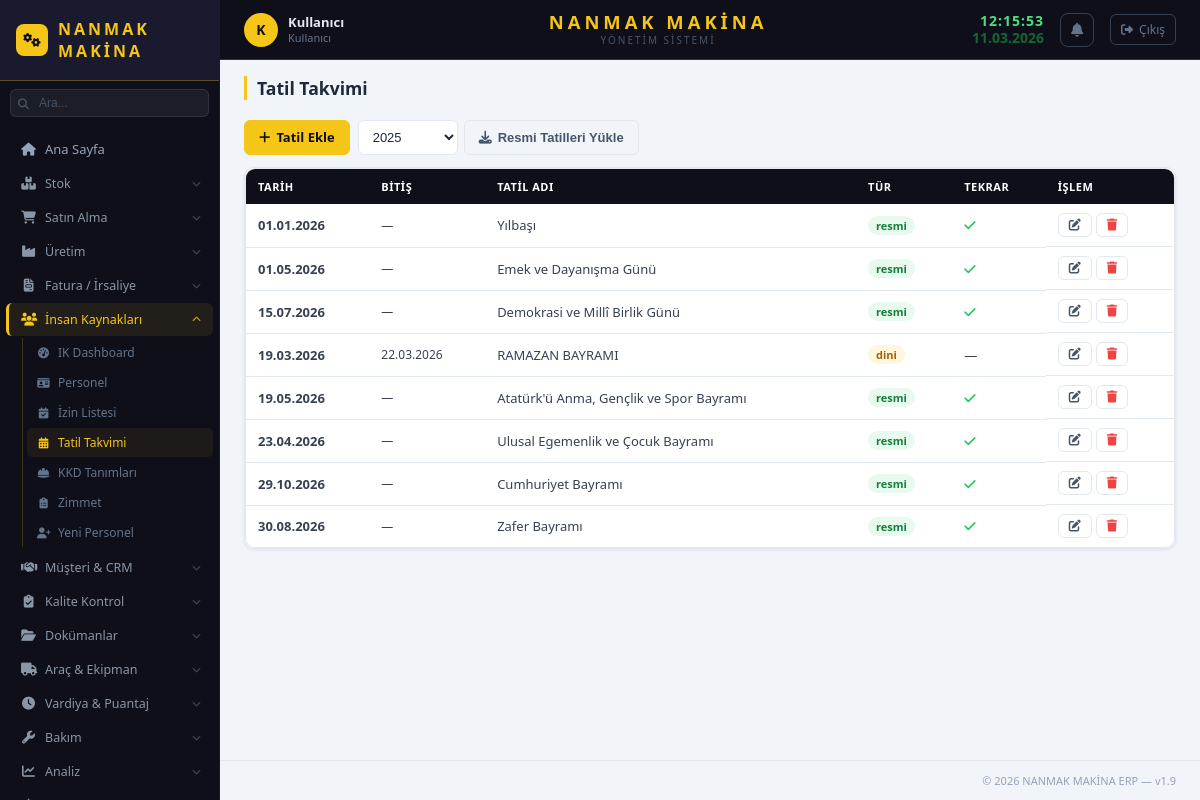
Screenshot of /ik/tatiller (signed in) with the database file from the repository.
### app/stok/models/sistem_ayar.py (models this page shows, shortened)
class SistemAyar(db.Model):
    __tablename__ = 'sistem_ayar'
    id = db.Column(db.Integer, primary_key=True, autoincrement=True)
    anahtar = db.Column(db.String(100), unique=True, nullable=False)
    deger = db.Column(db.Text)
    aciklama = db.Column(db.String(200))
    guncelleme = db.Column(db.String(30), default=lambda: datetime.now().strftime('%d.%m.%Y %H:%M'))
    @staticmethod
    def get(anahtar, varsayilan=''):
        ayar = SistemAyar.query.filter_by(anahtar=anahtar).first()
        return ayar.deger if ayar else varsayilan

### app/ik/models/personel.py (models this page shows)
class Tatil(db.Model):
    __tablename__ = 'tatil'
    id = db.Column(db.Integer, primary_key=True, autoincrement=True)
    ad = db.Column(db.String(100), nullable=False)
    tarih = db.Column(db.String(20), nullable=False)
    bitis_tarihi = db.Column(db.String(20))
    tur = db.Column(db.String(20), default='resmi')  # resmi | dini | firma
    yillik_tekrar = db.Column(db.Integer, default=1)
    aciklama = db.Column(db.Text)
    aktif = db.Column(db.Integer, default=1)
    olusturma_tarihi = db.Column(db.String(20), default=_simdi)

### app/ik/routes/personel_routes.py (the view)
@ik_bp.route('/tatiller')
def tatil_liste():
    tatiller = Tatil.query.filter_by(aktif=1).order_by(Tatil.tarih).all()
    return render_template('ik/tatil_liste.html', tatiller=tatiller)

### app/__init__.py (called while the page is built)
def login_gerekli_mi(endpoint, path):
    for acik in ACIK_URLLAR:
        if path.startswith(acik):
            return False
    return True

### app/kullanici/models/kullanici.py (called while the page is built)
    def birincil_rol(self):
        if self.roller:
            return self.roller[0].rol
        return None

    def admin_mi(self):
        for kr in self.roller:
            if kr.rol and kr.rol.rol_adi == 'admin':
                return True
        return False

### app/ik/templates/ik/tatil_liste.html (shortened to what this page needs)
{% extends "base.html" %}
{% block page_title %}Tatil Takvimi{% endblock %}
{% block content %}
<div style="display:flex;gap:8px;margin-bottom:12px;flex-wrap:wrap;">
    <a href="{{ url_for('ik.tatil_form') }}" class="btn btn-primary"><i class="fas fa-plus"></i> Tatil Ekle</a>
    <form method="POST" action="{{ url_for('ik.resmi_tatil_yukle') }}" style="display:flex;gap:6px;">
        <select name="yil" class="form-select" style="width:100px;">
            {% for y in range(2024, 2028) %}
            <option value="{{ y }}" {% if y == 2025 %}selected{% endif %}>{{ y }}</option>
            {% endfor %}
        </select>
        <button type="submit" class="btn btn-ghost"><i class="fas fa-download"></i> Resmi Tatilleri Yükle</button>
    </form>
</div>
<div class="card">
    <div class="table-container">
        <table class="data-table">
            <thead><tr><th>Tarih</th><th>Bitiş</th><th>Tatil Adı</th><th>Tür</th><th>Tekrar</th><th>İşlem</th></tr></thead>
            <tbody>
            {% for t in tatiller %}
            <tr>
                <td style="font-weight:600;">{{ t.tarih }}</td>
                <td style="font-size:12px;">{{ t.bitis_tarihi or '—' }}</td>
                <td>{{ t.ad }}</td>
                <td>
                    <span class="status-badge {% if t.tur=='resmi' %}acik{% elif t.tur=='dini' %}beklemede{% else %}iptal{% endif %}">
                        {{ t.tur }}
                    </span>
                </td>
                <td>{% if t.yillik_tekrar %}<i class="fas fa-check" style="color:var(--yesil);"></i>{% else %}—{% endif %}</td>
                <td style="display:flex;gap:4px;">
                    <a href="{{ url_for('ik.tatil_form', id=t.id) }}" class="btn btn-ghost btn-sm"><i class="fas fa-edit"></i></a>
                    <form method="POST" action="{{ url_for('ik.tatil_sil', id=t.id) }}" onsubmit="return confirm('Silinsin mi?')">
                        <button class="btn btn-ghost btn-sm" style="color:var(--kirmizi);"><i class="fas fa-trash"></i></button>
                    </form>
                </td>
            </tr>
            {% else %}
            <tr><td colspan="6" style="text-align:center;padding:20px;color:var(--gri);">Tatil kaydı yok. "Resmi Tatilleri Yükle" ile 2025 resmi tatillerini ekleyebilirsiniz.</td></tr>
            {% endfor %}
            </tbody>
        </table>
    </div>
</div>
{% endblock %}

### app/stok/templates/base.html (shortened to what this page needs)
<!DOCTYPE html>
<html lang="tr">
<head>
    <link rel="stylesheet" href="{{ url_for('static', filename='css/main.css') }}">
    <link rel="stylesheet" href="https://cdnjs.cloudflare.com/ajax/libs/font-awesome/6.4.0/css/all.min.css">
</head>
<body>
<aside class="sidebar">
    <div class="sidebar-logo">
        {% if firma_logo %}
        <img src="{{ url_for('static', filename='img/' + firma_logo) }}"
             alt="{{ firma_adi }}" style="height:36px;max-width:140px;object-fit:contain;">
        {% else %}
        <span class="sidebar-logo-icon"><i class="fas fa-cogs"></i></span>
        <span class="sidebar-logo-text">{{ firma_adi }}</span>
        {% endif %}
    </div>
    <div class="sidebar-arama">
        <i class="fas fa-search sidebar-arama-ikon"></i>
        <input type="text" id="global-arama" placeholder="Ara..." autocomplete="off">
    </div>
    <nav class="sidebar-nav">
        <a href="/" class="nav-item {% if request.path == '/' %}active{% endif %}">
            <i class="fas fa-home"></i><span>Ana Sayfa</span>
        </a>
        <div class="nav-group">
            <div class="nav-group-title" id="btn-stok-menu">
                <i class="fas fa-boxes ng-icon"></i>
                <span class="ng-label">Stok</span>
                <i class="fas fa-chevron-down ng-arrow"></i>
            </div>
        </div>
        <div class="nav-group">
            <div class="nav-group-title" id="btn-satin-menu">
                <i class="fas fa-shopping-cart ng-icon"></i>
                <span class="ng-label">Satın Alma</span>
                <i class="fas fa-chevron-down ng-arrow"></i>
            </div>
        </div>
        <div class="nav-group">
            <div class="nav-group-title" id="btn-uretim-menu">
                <i class="fas fa-industry ng-icon"></i>
                <span class="ng-label">Üretim</span>
                <i class="fas fa-chevron-down ng-arrow"></i>
            </div>
        </div>
        <div class="nav-group">
            <div class="nav-group-title" id="btn-fatura-menu">
                <i class="fas fa-file-invoice ng-icon"></i>
                <span class="ng-label">Fatura / İrsaliye</span>
                <i class="fas fa-chevron-down ng-arrow"></i>
            </div>
        </div>
        {% if session.get('admin') or yetki.get('ik') %}
        <div class="nav-group">
            <div class="nav-group-title" id="btn-ik-menu">
                <i class="fas fa-users ng-icon"></i>
                <span class="ng-label">İnsan Kaynakları</span>
                <i class="fas fa-chevron-down ng-arrow"></i>
            </div>
            <div id="ik-menu" class="nav-submenu">
                <a href="{{ url_for('ik.ik_dashboard') }}"><i class="fas fa-tachometer-alt"></i> IK Dashboard</a>
                <a href="{{ url_for('ik.personel_liste') }}"><i class="fas fa-id-card"></i> Personel</a>
                <a href="{{ url_for('ik.izin_liste') }}"><i class="fas fa-calendar-check"></i> İzin Listesi</a>
                <a href="{{ url_for('ik.tatil_liste') }}"><i class="fas fa-calendar-alt"></i> Tatil Takvimi</a>
                <a href="{{ url_for('ik.kkd_liste') }}"><i class="fas fa-hard-hat"></i> KKD Tanımları</a>
                <a href="{{ url_for('ik.zimmet_liste') }}"><i class="fas fa-clipboard-list"></i> Zimmet</a>
                {% if session.get('admin') or yetki.get('yazma') %}
                <a href="{{ url_for('ik.personel_form') }}"><i class="fas fa-user-plus"></i> Yeni Personel</a>
                {% endif %}
            </div>
        </div>
        {% endif %}
        {% if aktif_moduller.get('crm') %}
        <div class="nav-group">
            <div class="nav-group-title" id="btn-crm-menu">
                <i class="fas fa-handshake ng-icon"></i>
                <span class="ng-label">Müşteri & CRM</span>
                <i class="fas fa-chevron-down ng-arrow"></i>
            </div>
        </div>
        {% endif %}
        {% if aktif_moduller.get('kalite') %}
        <div class="nav-group">
            <div class="nav-group-title" id="btn-kalite-menu">
                <i class="fas fa-clipboard-check ng-icon"></i>
                <span class="ng-label">Kalite Kontrol</span>
                <i class="fas fa-chevron-down ng-arrow"></i>
            </div>
        </div>
        {% endif %}
        {% if aktif_moduller.get('dokuman') %}
        <div class="nav-group">
            <div class="nav-group-title" id="btn-dokuman-menu">
                <i class="fas fa-folder-open ng-icon"></i>
                <span class="ng-label">Dokümanlar</span>
                <i class="fas fa-chevron-down ng-arrow"></i>
            </div>
        </div>
        {% endif %}
        {% if aktif_moduller.get('arac') %}
        <div class="nav-group">
            <div class="nav-group-title" id="btn-arac-menu">
                <i class="fas fa-truck ng-icon"></i>
                <span class="ng-label">Araç & Ekipman</span>
                <i class="fas fa-chevron-down ng-arrow"></i>
            </div>
        </div>
        {% endif %}
        {% if aktif_moduller.get('vardiya') %}
        <div class="nav-group">
            <div class="nav-group-title" id="btn-vardiya-menu">
                <i class="fas fa-clock ng-icon"></i>
                <span class="ng-label">Vardiya & Puantaj</span>
                <i class="fas fa-chevron-down ng-arrow"></i>
            </div>
        </div>
        {% endif %}
        {% if aktif_moduller.get('bakim') %}
        <div class="nav-group">
            <div class="nav-group-title" id="btn-bakim-menu">
                <i class="fas fa-wrench ng-icon"></i>
                <span class="ng-label">Bakım</span>
                <i class="fas fa-chevron-down ng-arrow"></i>
            </div>
        </div>
        {% endif %}
        <div class="nav-group">
            <div class="nav-group-title" id="btn-analiz-menu">
                <i class="fas fa-chart-line ng-icon"></i>
                <span class="ng-label">Analiz</span>
                <i class="fas fa-chevron-down ng-arrow"></i>
            </div>
        </div>
        <div class="nav-group">
            <div class="nav-group-title" id="btn-rapor-menu">
            </div>
        </div>
    </nav>
</aside>
<div class="main-wrapper">
    <header class="top-header">
        <div class="header-left">
            <a href="{{ url_for('kullanici.profil') }}" class="header-user" title="Profilim" style="text-decoration:none;">
                <div class="header-user-avatar">{{ session.get('tam_ad', 'K')[:1] | upper }}</div>
                <div class="header-user-info">
                    <span class="header-user-name">{{ session.get('tam_ad', 'Kullanıcı') }}</span>
                    <span class="header-user-role">{% if session.get('admin') %}Admin{% else %}Kullanıcı{% endif %}</span>
                </div>
            </a>
        </div>
        <div class="header-center">
            <div class="header-firma">{{ firma_adi }}</div>
            <div class="header-firma-alt">{{ firma_alt_baslik }}</div>
        </div>
        <div class="header-right">
            <div class="header-datetime">
                <span class="header-saat" id="header-saat">--:--:--</span>
                <span class="header-tarih" id="header-tarih">--.--.----</span>
            </div>
            <div class="bildirim-wrapper" id="bildirim-wrapper">
                <button class="bildirim-btn" onclick="toggleBildirimler()" title="Bildirimler">
                    <i class="fas fa-bell"></i>
                </button>
            </div>
            <a href="{{ url_for('kullanici.cikis') }}" class="header-cikis" title="Çıkış Yap">
                <i class="fas fa-sign-out-alt"></i>
                <span>Çıkış</span>
            </a>
        </div>
    </header>
    <div class="page-header">
        <h2 class="page-title">{% block page_title %}{% endblock %}</h2>
    </div>
    <main class="main-content">
        {% block content %}{% endblock %}
    </main>
    <footer class="footer">
        <span>© 2026 {{ firma_adi }} ERP — v1.9</span>
    </footer>
</div>
</body>
</html>

### app/stok/templates/base.html (style rules this page uses)
.bildirim-wrapper { position: relative; }
.bildirim-btn { background: none; border: 1px solid #334155; color: #64748b; width: 34px; height: 34px; border-radius: 8px; cursor: pointer; display: flex; align-items: center; justify-content: center; font-size: 14px; transition: all 0.15s; position: relative; }
.sidebar-arama { padding: 8px 10px; position: relative; }
.sidebar-arama input { width: 100%; background: rgba(255,255,255,0.06); border: 1px solid rgba(255,255,255,0.1); border-radius: 6px; padding: 6px 8px 6px 28px; color: #94a3b8; font-size: 12px; outline: none; transition: all 0.15s; }
.sidebar-arama input::placeholder { color: #475569; }
.sidebar-arama-ikon { position: absolute; left: 18px; top: 50%; transform: translateY(-50%); color: #475569; font-size: 11px; pointer-events: none; }

### rows the page displays
SistemAyar: deger "NANMAK MAKİNA"
SistemAyar: deger "YÖNETIM SISTEMI"
Tatil: tarih "01.01.2026", bitis_tarihi "—", ad "Yılbaşı", tur "resmi", yillik_tekrar 1 (drawn)
Tatil: tarih "01.05.2026", bitis_tarihi "—", ad "Emek ve Dayanışma Günü", tur "resmi", yillik_tekrar 1 (drawn)
Tatil: tarih "15.07.2026", bitis_tarihi "—", ad "Demokrasi ve Millî Birlik Günü", tur "resmi", yillik_tekrar 1 (drawn)
Tatil: tarih "19.03.2026", bitis_tarihi "22.03.2026", ad "RAMAZAN BAYRAMI", tur "dini"
Tatil: tarih "19.05.2026", bitis_tarihi "—", ad "Atatürk'ü Anma, Gençlik ve Spor Bayramı", tur "resmi", yillik_tekrar 1 (drawn)
Tatil: tarih "23.04.2026", bitis_tarihi "—", ad "Ulusal Egemenlik ve Çocuk Bayramı", tur "resmi", yillik_tekrar 1 (drawn)
Tatil: tarih "29.10.2026", bitis_tarihi "—", ad "Cumhuriyet Bayramı", tur "resmi", yillik_tekrar 1 (drawn)
Tatil: tarih "30.08.2026", bitis_tarihi "—", ad "Zafer Bayramı", tur "resmi", yillik_tekrar 1 (drawn)

### other values shown
{{ session.get('tam_ad', 'K')[:1] | upper }} "K"
{{ session.get('tam_ad', 'Kullanıcı') }} "Kullanıcı"
form field yil "2025"
